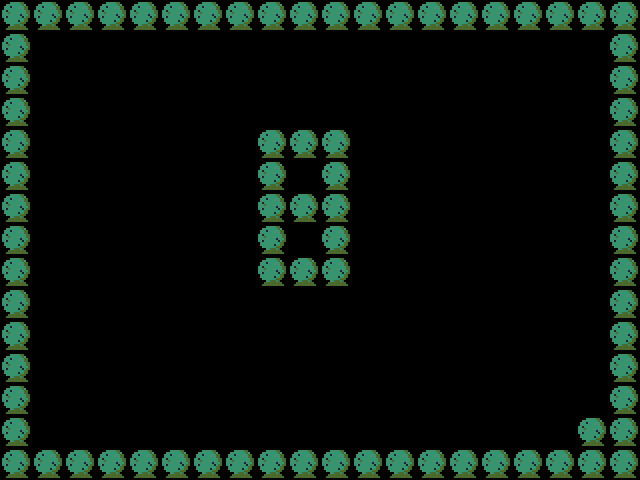

Below is a game level as drawn by its tile map, then a one-line description and the .tmx file that defines it, in full:
An orthogonal 20x15 tile map with 32x32 px tiles, 1 tile layer (object).

<map version="1.0" orientation="orthogonal" renderorder="right-down" width="20" height="15" tilewidth="32" tileheight="32" nextobjectid="1">
 <tileset firstgid="1" name="tileset" tilewidth="32" tileheight="32" tilecount="64" columns="8">
  <image source="tileset.png" width="256" height="256" />
 </tileset>
 <layer name="object" width="20" height="15">
  <data encoding="csv">
3,3,3,3,3,3,3,3,3,3,3,3,3,3,3,3,3,3,3,3,
3,0,0,0,0,0,0,0,0,0,0,0,0,0,0,0,0,0,0,3,
3,0,0,0,0,0,0,0,0,0,0,0,0,0,0,0,0,0,0,3,
3,0,0,0,0,0,0,0,0,0,0,0,0,0,0,0,0,0,0,3,
3,0,0,0,0,0,0,0,3,3,3,0,0,0,0,0,0,0,0,3,
3,0,0,0,0,0,0,0,3,0,3,0,0,0,0,0,0,0,0,3,
3,0,0,0,0,0,0,0,3,3,3,0,0,0,0,0,0,0,0,3,
3,0,0,0,0,0,0,0,3,0,3,0,0,0,0,0,0,0,0,3,
3,0,0,0,0,0,0,0,3,3,3,0,0,0,0,0,0,0,0,3,
3,0,0,0,0,0,0,0,0,0,0,0,0,0,0,0,0,0,0,3,
3,0,0,0,0,0,0,0,0,0,0,0,0,0,0,0,0,0,0,3,
3,0,0,0,0,0,0,0,0,0,0,0,0,0,0,0,0,0,0,3,
3,0,0,0,0,0,0,0,0,0,0,0,0,0,0,0,0,0,0,3,
3,0,0,0,0,0,0,0,0,0,0,0,0,0,0,0,0,0,3,3,
3,3,3,3,3,3,3,3,3,3,3,3,3,3,3,3,3,3,3,3
</data>
 </layer>
</map>
